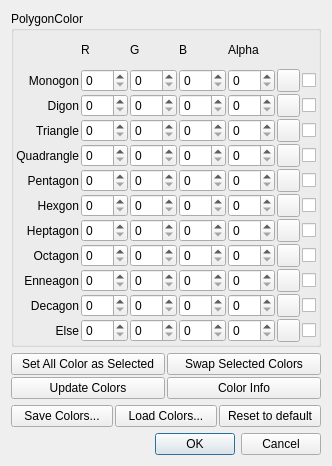
<?xml version="1.0" encoding="UTF-8"?>
<ui version="4.0">
 <class>changePolygonColorDialog</class>
 <widget class="QDialog" name="changePolygonColorDialog">
  <property name="geometry">
   <rect>
    <x>0</x>
    <y>0</y>
    <width>309</width>
    <height>466</height>
   </rect>
  </property>
  <property name="windowTitle">
   <string>changePolygonColorDialog</string>
  </property>
  <layout class="QVBoxLayout" name="verticalLayout">
   <item>
    <widget class="QGroupBox" name="groupBox_PolygonColor">
     <property name="title">
      <string>PolygonColor</string>
     </property>
     <layout class="QGridLayout" name="gridLayout">
      <property name="leftMargin">
       <number>2</number>
      </property>
      <property name="topMargin">
       <number>2</number>
      </property>
      <property name="rightMargin">
       <number>2</number>
      </property>
      <property name="bottomMargin">
       <number>2</number>
      </property>
      <property name="spacing">
       <number>2</number>
      </property>
      <item row="0" column="4">
       <widget class="QLabel" name="label_15">
        <property name="text">
         <string>Alpha</string>
        </property>
       </widget>
      </item>
      <item row="0" column="3">
       <widget class="QLabel" name="label_14">
        <property name="text">
         <string>B</string>
        </property>
       </widget>
      </item>
      <item row="9" column="2">
       <widget class="QSpinBox" name="spinBox_Color_G_9">
        <property name="maximum">
         <number>255</number>
        </property>
       </widget>
      </item>
      <item row="9" column="4">
       <widget class="QSpinBox" name="spinBox_Color_A_9">
        <property name="maximum">
         <number>255</number>
        </property>
       </widget>
      </item>
      <item row="10" column="0">
       <widget class="QLabel" name="label_11">
        <property name="text">
         <string>Decagon</string>
        </property>
        <property name="alignment">
         <set>Qt::AlignRight|Qt::AlignTrailing|Qt::AlignVCenter</set>
        </property>
       </widget>
      </item>
      <item row="9" column="3">
       <widget class="QSpinBox" name="spinBox_Color_B_9">
        <property name="maximum">
         <number>255</number>
        </property>
       </widget>
      </item>
      <item row="9" column="5">
       <widget class="QPushButton" name="pushButton_C_9">
        <property name="maximumSize">
         <size>
          <width>23</width>
          <height>23</height>
         </size>
        </property>
        <property name="text">
         <string/>
        </property>
       </widget>
      </item>
      <item row="9" column="1">
       <widget class="QSpinBox" name="spinBox_Color_R_9">
        <property name="maximum">
         <number>255</number>
        </property>
       </widget>
      </item>
      <item row="10" column="1">
       <widget class="QSpinBox" name="spinBox_Color_R_10">
        <property name="maximum">
         <number>255</number>
        </property>
       </widget>
      </item>
      <item row="10" column="2">
       <widget class="QSpinBox" name="spinBox_Color_G_10">
        <property name="maximum">
         <number>255</number>
        </property>
       </widget>
      </item>
      <item row="10" column="3">
       <widget class="QSpinBox" name="spinBox_Color_B_10">
        <property name="maximum">
         <number>255</number>
        </property>
       </widget>
      </item>
      <item row="7" column="3">
       <widget class="QSpinBox" name="spinBox_Color_B_7">
        <property name="maximum">
         <number>255</number>
        </property>
       </widget>
      </item>
      <item row="6" column="4">
       <widget class="QSpinBox" name="spinBox_Color_A_6">
        <property name="maximum">
         <number>255</number>
        </property>
       </widget>
      </item>
      <item row="8" column="0">
       <widget class="QLabel" name="label_9">
        <property name="text">
         <string>Octagon</string>
        </property>
        <property name="alignment">
         <set>Qt::AlignRight|Qt::AlignTrailing|Qt::AlignVCenter</set>
        </property>
       </widget>
      </item>
      <item row="7" column="4">
       <widget class="QSpinBox" name="spinBox_Color_A_7">
        <property name="maximum">
         <number>255</number>
        </property>
       </widget>
      </item>
      <item row="8" column="2">
       <widget class="QSpinBox" name="spinBox_Color_G_8">
        <property name="maximum">
         <number>255</number>
        </property>
       </widget>
      </item>
      <item row="9" column="0">
       <widget class="QLabel" name="label_10">
        <property name="text">
         <string>Enneagon</string>
        </property>
        <property name="alignment">
         <set>Qt::AlignRight|Qt::AlignTrailing|Qt::AlignVCenter</set>
        </property>
       </widget>
      </item>
      <item row="7" column="2">
       <widget class="QSpinBox" name="spinBox_Color_G_7">
        <property name="maximum">
         <number>255</number>
        </property>
       </widget>
      </item>
      <item row="7" column="0">
       <widget class="QLabel" name="label_8">
        <property name="text">
         <string>Heptagon</string>
        </property>
        <property name="alignment">
         <set>Qt::AlignRight|Qt::AlignTrailing|Qt::AlignVCenter</set>
        </property>
       </widget>
      </item>
      <item row="8" column="5">
       <widget class="QPushButton" name="pushButton_C_8">
        <property name="maximumSize">
         <size>
          <width>23</width>
          <height>23</height>
         </size>
        </property>
        <property name="text">
         <string/>
        </property>
       </widget>
      </item>
      <item row="10" column="5">
       <widget class="QPushButton" name="pushButton_C_10">
        <property name="maximumSize">
         <size>
          <width>23</width>
          <height>23</height>
         </size>
        </property>
        <property name="text">
         <string/>
        </property>
       </widget>
      </item>
      <item row="11" column="2">
       <widget class="QSpinBox" name="spinBox_Color_G_11">
        <property name="maximum">
         <number>255</number>
        </property>
       </widget>
      </item>
      <item row="11" column="4">
       <widget class="QSpinBox" name="spinBox_Color_A_11">
        <property name="maximum">
         <number>255</number>
        </property>
       </widget>
      </item>
      <item row="11" column="1">
       <widget class="QSpinBox" name="spinBox_Color_R_11">
        <property name="maximum">
         <number>255</number>
        </property>
       </widget>
      </item>
      <item row="11" column="0">
       <widget class="QLabel" name="label_12">
        <property name="text">
         <string>Else</string>
        </property>
        <property name="alignment">
         <set>Qt::AlignRight|Qt::AlignTrailing|Qt::AlignVCenter</set>
        </property>
       </widget>
      </item>
      <item row="11" column="3">
       <widget class="QSpinBox" name="spinBox_Color_B_11">
        <property name="maximum">
         <number>255</number>
        </property>
       </widget>
      </item>
      <item row="3" column="5">
       <widget class="QPushButton" name="pushButton_C_3">
        <property name="maximumSize">
         <size>
          <width>23</width>
          <height>23</height>
         </size>
        </property>
        <property name="text">
         <string/>
        </property>
       </widget>
      </item>
      <item row="4" column="2">
       <widget class="QSpinBox" name="spinBox_Color_G_4">
        <property name="maximum">
         <number>255</number>
        </property>
       </widget>
      </item>
      <item row="11" column="5">
       <widget class="QPushButton" name="pushButton_C_11">
        <property name="maximumSize">
         <size>
          <width>23</width>
          <height>23</height>
         </size>
        </property>
        <property name="text">
         <string/>
        </property>
       </widget>
      </item>
      <item row="4" column="0">
       <widget class="QLabel" name="label_5">
        <property name="text">
         <string>Quadrangle</string>
        </property>
        <property name="alignment">
         <set>Qt::AlignRight|Qt::AlignTrailing|Qt::AlignVCenter</set>
        </property>
       </widget>
      </item>
      <item row="5" column="2">
       <widget class="QSpinBox" name="spinBox_Color_G_5">
        <property name="maximum">
         <number>255</number>
        </property>
       </widget>
      </item>
      <item row="6" column="5">
       <widget class="QPushButton" name="pushButton_C_6">
        <property name="maximumSize">
         <size>
          <width>23</width>
          <height>23</height>
         </size>
        </property>
        <property name="text">
         <string/>
        </property>
       </widget>
      </item>
      <item row="6" column="0">
       <widget class="QLabel" name="label_7">
        <property name="text">
         <string>Hexgon</string>
        </property>
        <property name="alignment">
         <set>Qt::AlignRight|Qt::AlignTrailing|Qt::AlignVCenter</set>
        </property>
       </widget>
      </item>
      <item row="8" column="3">
       <widget class="QSpinBox" name="spinBox_Color_B_8">
        <property name="maximum">
         <number>255</number>
        </property>
       </widget>
      </item>
      <item row="5" column="3">
       <widget class="QSpinBox" name="spinBox_Color_B_5">
        <property name="maximum">
         <number>255</number>
        </property>
       </widget>
      </item>
      <item row="8" column="4">
       <widget class="QSpinBox" name="spinBox_Color_A_8">
        <property name="maximum">
         <number>255</number>
        </property>
       </widget>
      </item>
      <item row="7" column="1">
       <widget class="QSpinBox" name="spinBox_Color_R_7">
        <property name="maximum">
         <number>255</number>
        </property>
       </widget>
      </item>
      <item row="5" column="4">
       <widget class="QSpinBox" name="spinBox_Color_A_5">
        <property name="maximum">
         <number>255</number>
        </property>
       </widget>
      </item>
      <item row="5" column="0">
       <widget class="QLabel" name="label_6">
        <property name="text">
         <string>Pentagon</string>
        </property>
        <property name="alignment">
         <set>Qt::AlignRight|Qt::AlignTrailing|Qt::AlignVCenter</set>
        </property>
       </widget>
      </item>
      <item row="7" column="5">
       <widget class="QPushButton" name="pushButton_C_7">
        <property name="maximumSize">
         <size>
          <width>23</width>
          <height>23</height>
         </size>
        </property>
        <property name="text">
         <string/>
        </property>
       </widget>
      </item>
      <item row="4" column="4">
       <widget class="QSpinBox" name="spinBox_Color_A_4">
        <property name="maximum">
         <number>255</number>
        </property>
       </widget>
      </item>
      <item row="6" column="2">
       <widget class="QSpinBox" name="spinBox_Color_G_6">
        <property name="maximum">
         <number>255</number>
        </property>
       </widget>
      </item>
      <item row="5" column="1">
       <widget class="QSpinBox" name="spinBox_Color_R_5">
        <property name="maximum">
         <number>255</number>
        </property>
       </widget>
      </item>
      <item row="4" column="3">
       <widget class="QSpinBox" name="spinBox_Color_B_4">
        <property name="maximum">
         <number>255</number>
        </property>
       </widget>
      </item>
      <item row="6" column="3">
       <widget class="QSpinBox" name="spinBox_Color_B_6">
        <property name="maximum">
         <number>255</number>
        </property>
       </widget>
      </item>
      <item row="8" column="1">
       <widget class="QSpinBox" name="spinBox_Color_R_8">
        <property name="maximum">
         <number>255</number>
        </property>
       </widget>
      </item>
      <item row="4" column="1">
       <widget class="QSpinBox" name="spinBox_Color_R_4">
        <property name="maximum">
         <number>255</number>
        </property>
       </widget>
      </item>
      <item row="5" column="5">
       <widget class="QPushButton" name="pushButton_C_5">
        <property name="maximumSize">
         <size>
          <width>23</width>
          <height>23</height>
         </size>
        </property>
        <property name="text">
         <string/>
        </property>
       </widget>
      </item>
      <item row="4" column="5">
       <widget class="QPushButton" name="pushButton_C_4">
        <property name="maximumSize">
         <size>
          <width>23</width>
          <height>23</height>
         </size>
        </property>
        <property name="text">
         <string/>
        </property>
       </widget>
      </item>
      <item row="6" column="1">
       <widget class="QSpinBox" name="spinBox_Color_R_6">
        <property name="maximum">
         <number>255</number>
        </property>
       </widget>
      </item>
      <item row="3" column="2">
       <widget class="QSpinBox" name="spinBox_Color_G_3">
        <property name="maximum">
         <number>255</number>
        </property>
       </widget>
      </item>
      <item row="3" column="4">
       <widget class="QSpinBox" name="spinBox_Color_A_3">
        <property name="maximum">
         <number>255</number>
        </property>
       </widget>
      </item>
      <item row="0" column="1">
       <widget class="QLabel" name="label_2">
        <property name="text">
         <string>R</string>
        </property>
       </widget>
      </item>
      <item row="1" column="1">
       <widget class="QSpinBox" name="spinBox_Color_R_1">
        <property name="maximum">
         <number>255</number>
        </property>
       </widget>
      </item>
      <item row="2" column="2">
       <widget class="QSpinBox" name="spinBox_Color_G_2">
        <property name="maximum">
         <number>255</number>
        </property>
       </widget>
      </item>
      <item row="3" column="3">
       <widget class="QSpinBox" name="spinBox_Color_B_3">
        <property name="maximum">
         <number>255</number>
        </property>
       </widget>
      </item>
      <item row="3" column="0">
       <widget class="QLabel" name="label_4">
        <property name="text">
         <string>Triangle</string>
        </property>
        <property name="alignment">
         <set>Qt::AlignRight|Qt::AlignTrailing|Qt::AlignVCenter</set>
        </property>
       </widget>
      </item>
      <item row="2" column="0">
       <widget class="QLabel" name="label_3">
        <property name="text">
         <string>Digon</string>
        </property>
        <property name="alignment">
         <set>Qt::AlignRight|Qt::AlignTrailing|Qt::AlignVCenter</set>
        </property>
       </widget>
      </item>
      <item row="1" column="3">
       <widget class="QSpinBox" name="spinBox_Color_B_1">
        <property name="maximum">
         <number>255</number>
        </property>
       </widget>
      </item>
      <item row="2" column="1">
       <widget class="QSpinBox" name="spinBox_Color_R_2">
        <property name="maximum">
         <number>255</number>
        </property>
       </widget>
      </item>
      <item row="1" column="4">
       <widget class="QSpinBox" name="spinBox_Color_A_1">
        <property name="maximum">
         <number>255</number>
        </property>
       </widget>
      </item>
      <item row="2" column="3">
       <widget class="QSpinBox" name="spinBox_Color_B_2">
        <property name="maximum">
         <number>255</number>
        </property>
       </widget>
      </item>
      <item row="10" column="4">
       <widget class="QSpinBox" name="spinBox_Color_A_10">
        <property name="maximum">
         <number>255</number>
        </property>
       </widget>
      </item>
      <item row="0" column="2">
       <widget class="QLabel" name="label_13">
        <property name="text">
         <string>G</string>
        </property>
       </widget>
      </item>
      <item row="1" column="0">
       <widget class="QLabel" name="label">
        <property name="text">
         <string>Monogon</string>
        </property>
        <property name="alignment">
         <set>Qt::AlignRight|Qt::AlignTrailing|Qt::AlignVCenter</set>
        </property>
       </widget>
      </item>
      <item row="2" column="4">
       <widget class="QSpinBox" name="spinBox_Color_A_2">
        <property name="maximum">
         <number>255</number>
        </property>
       </widget>
      </item>
      <item row="1" column="5">
       <widget class="QPushButton" name="pushButton_C_1">
        <property name="maximumSize">
         <size>
          <width>23</width>
          <height>23</height>
         </size>
        </property>
        <property name="text">
         <string/>
        </property>
       </widget>
      </item>
      <item row="2" column="5">
       <widget class="QPushButton" name="pushButton_C_2">
        <property name="maximumSize">
         <size>
          <width>23</width>
          <height>23</height>
         </size>
        </property>
        <property name="text">
         <string/>
        </property>
       </widget>
      </item>
      <item row="3" column="1">
       <widget class="QSpinBox" name="spinBox_Color_R_3">
        <property name="maximum">
         <number>255</number>
        </property>
       </widget>
      </item>
      <item row="1" column="2">
       <widget class="QSpinBox" name="spinBox_Color_G_1">
        <property name="maximum">
         <number>255</number>
        </property>
       </widget>
      </item>
      <item row="1" column="6">
       <widget class="QCheckBox" name="checkBox_ColorSelect_1">
        <property name="text">
         <string/>
        </property>
       </widget>
      </item>
      <item row="2" column="6">
       <widget class="QCheckBox" name="checkBox_ColorSelect_2">
        <property name="text">
         <string/>
        </property>
       </widget>
      </item>
      <item row="3" column="6">
       <widget class="QCheckBox" name="checkBox_ColorSelect_3">
        <property name="text">
         <string/>
        </property>
       </widget>
      </item>
      <item row="4" column="6">
       <widget class="QCheckBox" name="checkBox_ColorSelect_4">
        <property name="text">
         <string/>
        </property>
       </widget>
      </item>
      <item row="5" column="6">
       <widget class="QCheckBox" name="checkBox_ColorSelect_5">
        <property name="text">
         <string/>
        </property>
       </widget>
      </item>
      <item row="6" column="6">
       <widget class="QCheckBox" name="checkBox_ColorSelect_6">
        <property name="text">
         <string/>
        </property>
       </widget>
      </item>
      <item row="7" column="6">
       <widget class="QCheckBox" name="checkBox_ColorSelect_7">
        <property name="text">
         <string/>
        </property>
       </widget>
      </item>
      <item row="8" column="6">
       <widget class="QCheckBox" name="checkBox_ColorSelect_8">
        <property name="text">
         <string/>
        </property>
       </widget>
      </item>
      <item row="9" column="6">
       <widget class="QCheckBox" name="checkBox_ColorSelect_9">
        <property name="text">
         <string/>
        </property>
       </widget>
      </item>
      <item row="10" column="6">
       <widget class="QCheckBox" name="checkBox_ColorSelect_10">
        <property name="text">
         <string/>
        </property>
       </widget>
      </item>
      <item row="11" column="6">
       <widget class="QCheckBox" name="checkBox_ColorSelect_11">
        <property name="text">
         <string/>
        </property>
       </widget>
      </item>
     </layout>
    </widget>
   </item>
   <item>
    <layout class="QGridLayout" name="gridLayout_2">
     <property name="topMargin">
      <number>0</number>
     </property>
     <property name="spacing">
      <number>2</number>
     </property>
     <item row="0" column="0">
      <widget class="QPushButton" name="pushButton_SetPolygonColorsAsSelected">
       <property name="text">
        <string>Set All Color as Selected</string>
       </property>
      </widget>
     </item>
     <item row="0" column="1">
      <widget class="QPushButton" name="pushButton_SwapSelectedColors">
       <property name="text">
        <string>Swap Selected Colors</string>
       </property>
      </widget>
     </item>
     <item row="1" column="1">
      <widget class="QPushButton" name="pushButton_OutputColorInfo">
       <property name="text">
        <string>Color Info</string>
       </property>
      </widget>
     </item>
     <item row="1" column="0">
      <widget class="QPushButton" name="pushButton_UpdateColors">
       <property name="text">
        <string>Update Colors</string>
       </property>
      </widget>
     </item>
    </layout>
   </item>
   <item>
    <layout class="QHBoxLayout" name="horizontalLayout">
     <property name="spacing">
      <number>2</number>
     </property>
     <property name="topMargin">
      <number>0</number>
     </property>
     <item>
      <widget class="QPushButton" name="pushButton_saveColorScheme">
       <property name="text">
        <string>Save Colors...</string>
       </property>
      </widget>
     </item>
     <item>
      <widget class="QPushButton" name="pushButton_LoadColorScheme">
       <property name="text">
        <string>Load Colors...</string>
       </property>
      </widget>
     </item>
     <item>
      <widget class="QPushButton" name="pushButton_resetToDefaultColors">
       <property name="text">
        <string>Reset to default</string>
       </property>
      </widget>
     </item>
    </layout>
   </item>
   <item>
    <widget class="QDialogButtonBox" name="buttonBox">
     <property name="standardButtons">
      <set>QDialogButtonBox::Cancel|QDialogButtonBox::Ok</set>
     </property>
    </widget>
   </item>
  </layout>
 </widget>
 <layoutdefault spacing="6" margin="11"/>
 <resources/>
 <connections>
  <connection>
   <sender>buttonBox</sender>
   <signal>accepted()</signal>
   <receiver>changePolygonColorDialog</receiver>
   <slot>accept()</slot>
   <hints>
    <hint type="sourcelabel">
     <x>88</x>
     <y>169</y>
    </hint>
    <hint type="destinationlabel">
     <x>88</x>
     <y>94</y>
    </hint>
   </hints>
  </connection>
  <connection>
   <sender>buttonBox</sender>
   <signal>rejected()</signal>
   <receiver>changePolygonColorDialog</receiver>
   <slot>reject()</slot>
   <hints>
    <hint type="sourcelabel">
     <x>88</x>
     <y>169</y>
    </hint>
    <hint type="destinationlabel">
     <x>88</x>
     <y>94</y>
    </hint>
   </hints>
  </connection>
 </connections>
</ui>
